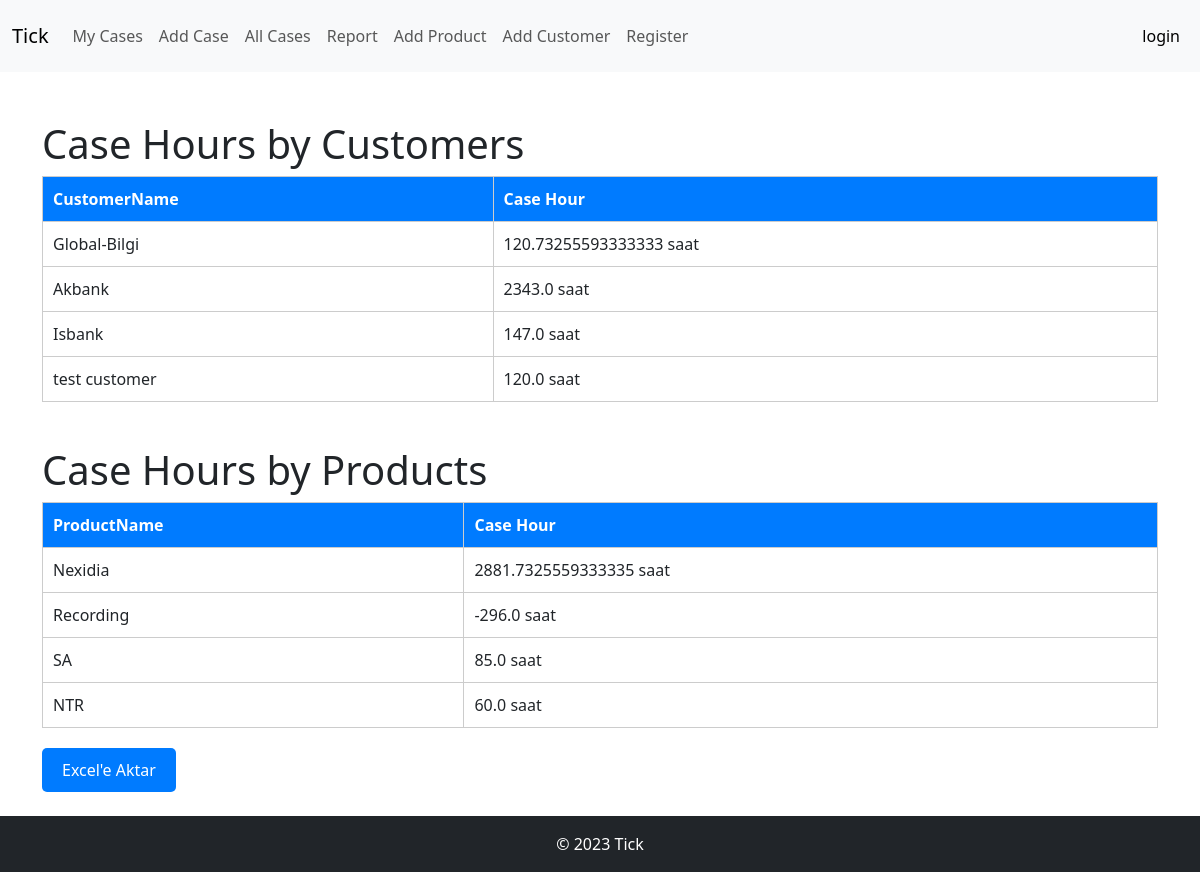
The page /report/ on the database its author committed.
### tapp/models.py (models this page shows, shortened)
class Customer(models.Model):
    id = models.AutoField(primary_key=True)
    name = models.CharField(max_length=100)

class Product(models.Model):
    id = models.AutoField(primary_key=True)
    name = models.CharField(max_length=100)

### tapp/views.py (the view)
# urls.py: path('report/', views.report_page, name='report'),
def report_page(request):
    caseusers = Case.objects.all()
    cases = Case.objects.all()
    casetimes = {}
    casetimest = {}
    for caseuser in caseusers:
        customer = caseuser.customer
        start_time = caseuser.start_time
        end_time = caseuser.end_time
        if start_time and end_time:  # Hem start_time hem de end_time değerleri varsa
            duration = caseuser.duration()  # duration() methodunu çağırabiliriz
            if customer in casetimes:
                casetimes[customer] += duration
            else:
                casetimes[customer] = duration
    for _case in cases:
        product = _case.product
        start_time = _case.start_time
        end_time = _case.end_time
        if start_time and end_time:  # Hem start_time hem de end_time değerleri varsa
            duration = _case.duration()  # duration() methodunu çağırabiliriz
            if product in casetimest:
                casetimest[product] += duration
            else:
                casetimest[product] = duration
    context = {
        'casetimes': casetimes,
        'casetimest': casetimest,
    }
    return render(request, 'report_page.html', context)

### tapp/models.py (called while the page is built)
    def duration(self):
        if self.end_time and self.start_time:
            return (self.end_time - self.start_time).total_seconds() / 60
        else:
            return None

### templates/report_page.html (shortened to what this page needs)
<!DOCTYPE html>
{% extends "base.html" %}
{% block content %}
<body>
    <h1>Case Hours by Customers</h1>
<table class="table">
    <thead>
        <tr>
            <th>CustomerName</th>
            <th>Case Hour</th>
        </tr>
    </thead>
    <tbody>
        {% for customer, hours in casetimes.items %}
            <tr>
                <td>{{ customer.name }}</td>
                <td>{{ hours }} saat</td>
            </tr>
        {% endfor %}
    </tbody>
</table>
<br>
<h1>Case Hours by Products</h1>
<table class="table">
    <thead>
        <tr>
            <th>ProductName</th>
            <th>Case Hour</th>
        </tr>
    </thead>
    <tbody>
        {% for product, duration in casetimest.items %}
            <tr>
                <td>{{ product.name }}</td>
                <td>{{ duration }} saat</td>
            </tr>
        {% endfor %}
    </tbody>
</table>
<a href="{% url 'export_to_excel' %}" class="btn btn-primary">Excel'e Aktar</a>
</body>
{% endblock content %}

### templates/base.html (shortened to what this page needs)
<!DOCTYPE html>
{% load static %}
<html lang="en">
<head>
    <link rel="stylesheet" href="{% static 'css/bootstrap.min.css' %}">
    <link rel="stylesheet" href="{% static 'css/styles.css' %}">
</head>
<body>
    {% include "includes/navbar.html" %}
    <div class="container mt-5">
        {% block content %}{% endblock %}
    </div>
    <br>
    <footer class="bg-dark text-white text-center py-3">
        <div class="container">
            &copy; 2023 Tick
        </div>
    </footer>
</body>
</html>

### templates/includes/navbar.html (shortened to what this page needs)
<nav class="navbar navbar-expand-lg bg-body-tertiary">
    <div class="container-fluid">
      <a class="navbar-brand" href="/user_cases">Tick</a>
      <div class="collapse navbar-collapse" id="navbarText">
        <ul class="navbar-nav me-auto mb-2 mb-lg-0">
            <li class="nav-item">
                <a class="nav-link" href="/user_cases">My Cases</a>
            </li>
            <li class="nav-item">
                <a class="nav-link" href="/add_case">Add Case</a>
            </li>
            <li class="nav-item">
                <a class="nav-link" href="/all_cases">All Cases</a>
            </li>
            <li class="nav-item">
                <a class="nav-link" href="/report">Report</a>
            </li>
            <li class="nav-item">
                <a class="nav-link" href="/add_product">Add Product</a>
            </li>
            <li class="nav-item">
                <a class="nav-link" href="/add_customer">Add Customer</a>
            </li>
            <li class="nav-item">
                <a class="nav-link" href="/user/register">Register</a>
            </li>
        </ul>
        <span class="navbar-text">
            <ul class="navbar-nav ml-auto">
                {% if request.user.is_authenticated %}
                <li class="nav-item">
                    <a class="nav-link" href="/user/logout">Logout</a>
                </li>
                <li class="nav-item">
                    <span class="nav-link">Welcome {{ request.user.username }}</span>
                </li>
                {% else %}
                <li class="nav-item">
                    <a class="nav-link" href="/user/login">login</a>
                </li>
                {% endif %}
                </ul>
        </span>
      </div>
    </div>
  </nav>

### static/css/styles.css (style rules this page uses)
.btn { padding: 10px 20px; border: none; border-radius: 5px; cursor: pointer; }
.btn-primary { background-color: #007bff; color: #fff; }
.table { width: 100%; border-collapse: collapse; border: 1px solid #ccc; margin-bottom: 20px; }
.table th { background-color: #007bff; color: #fff; padding: 10px; text-align: left; border: 1px solid #ccc; }
.table tr:nth-child(even) { background-color: #f2f2f2; }
.table td { padding: 10px; border: 1px solid #ccc; }

### rows shown on the page
Customer: name "Global-Bilgi", hours "120.73255593333333"
Customer: name "Akbank", hours "2343.0"
Customer: name "Isbank", hours "147.0"
Customer: name "test customer", hours "120.0"
Product: name "Nexidia", duration "2881.7325559333335"
Product: name "Recording", duration "-296.0"
Product: name "SA", duration "85.0"
Product: name "NTR", duration "60.0"
